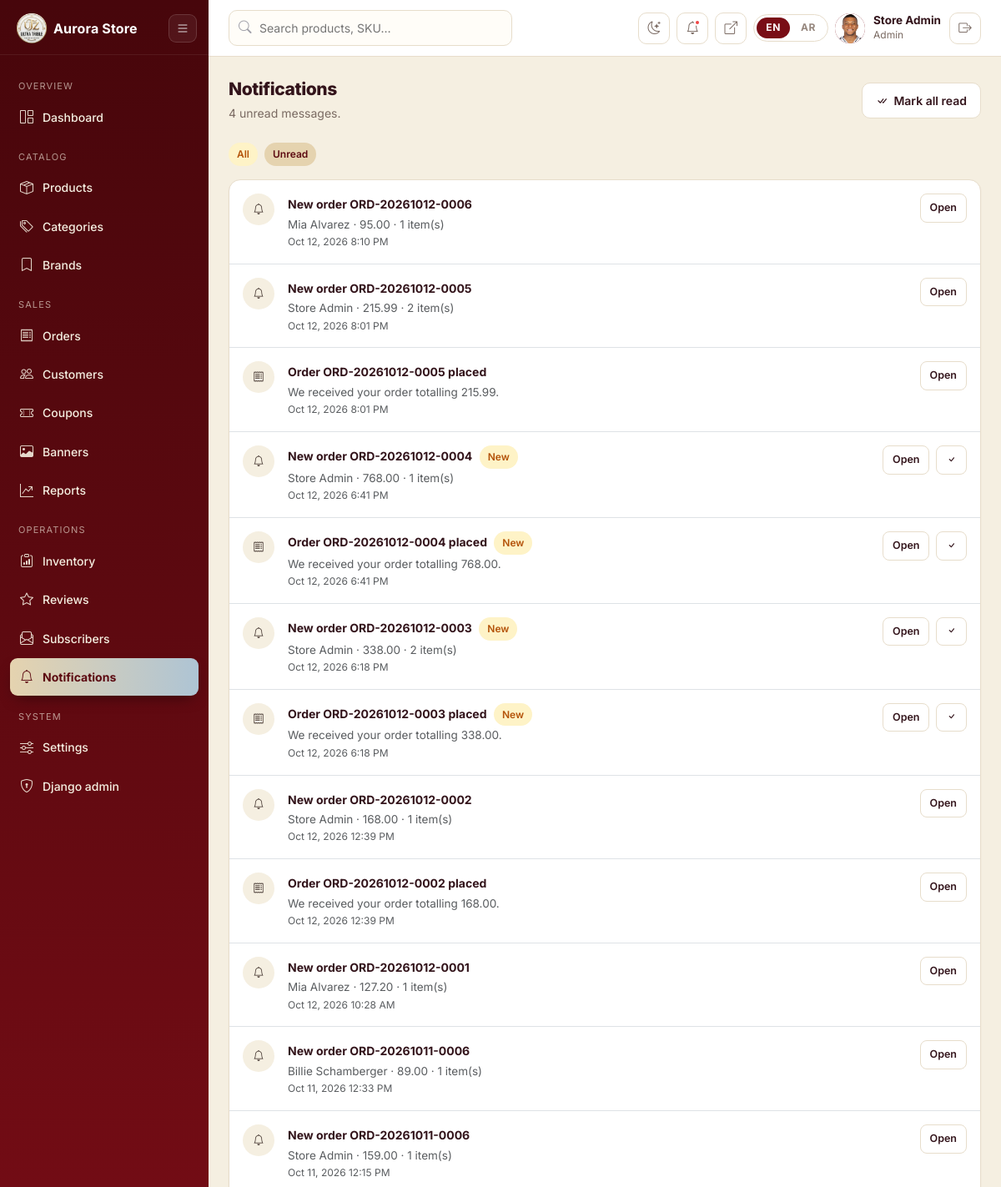
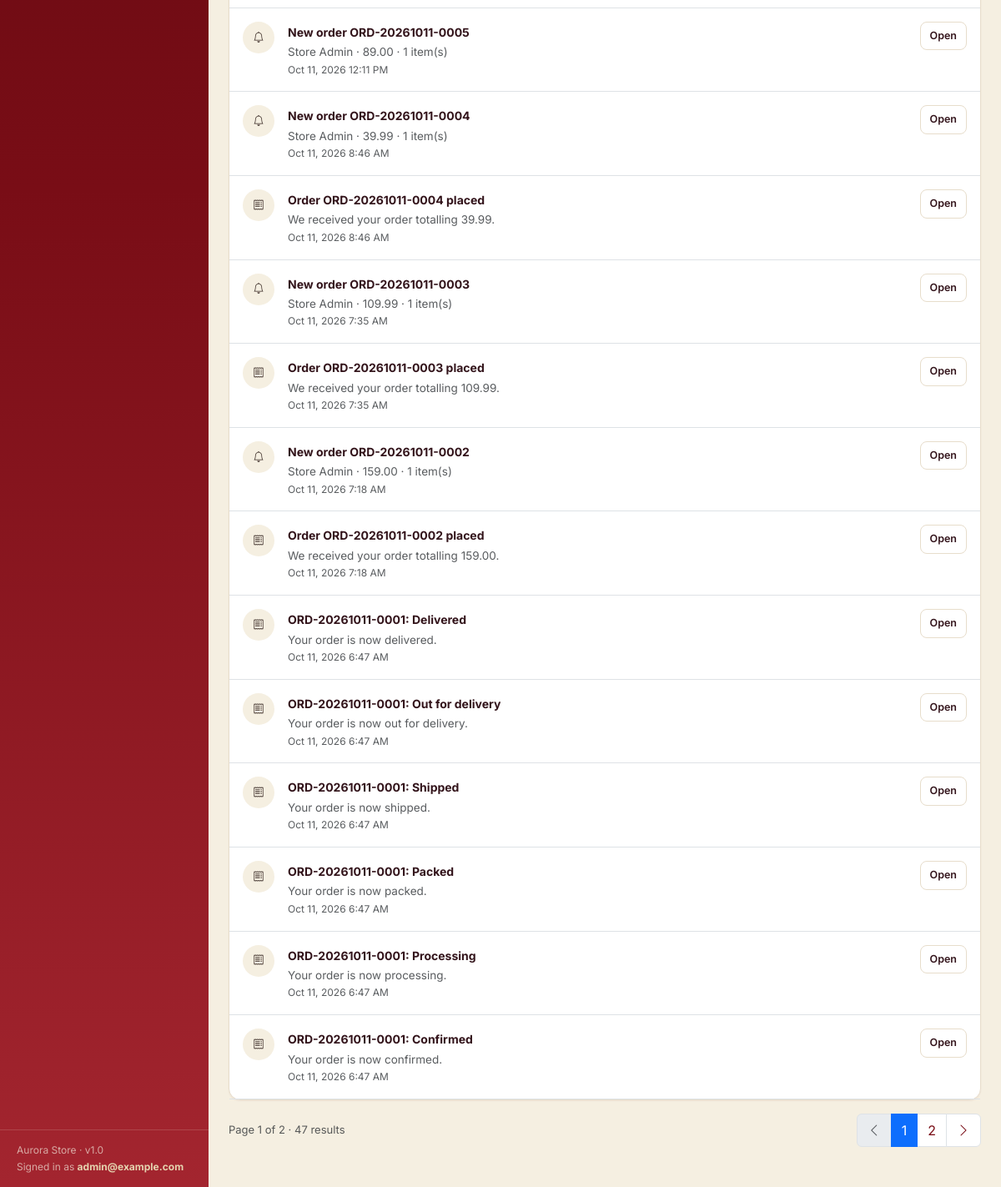
The app's page /management/notifications/ (signed in) with its own data (2 pictures, top to bottom).
### apps/accounts/models.py (models this page shows, shortened)
class User(AbstractUser):
    class Role(models.TextChoices):
        CUSTOMER = "customer", _("Customer")
        STAFF = "staff", _("Staff")
        ADMIN = "admin", _("Admin")
    email = models.EmailField(_("Email address"), unique=True)
    username = models.CharField(
        max_length=150,
        unique=True,
        blank=True,
        help_text=_("Optional. Generated from your email if left blank."),
    )
    phone = models.CharField(
        max_length=30, blank=True, validators=[validate_phone]
    )
    profile_image = models.ImageField(
        upload_to="avatars/%Y/%m/", blank=True, validators=[validate_image_file]
    )
    role = models.CharField(
        max_length=20, choices=Role.choices, default=Role.CUSTOMER, db_index=True
    )
    email_verified = models.BooleanField(default=False)
    verification_token = models.CharField(
        max_length=64, blank=True, null=True, default=None, db_index=True
    )
    email_verification_sent_at = models.DateTimeField(null=True, blank=True)
    date_of_birth = models.DateField(null=True, blank=True)
    active_session_key = models.CharField(
        max_length=40, blank=True, default="", db_index=True
    )
    active_device_id = models.CharField(max_length=64, blank=True, default="")
    USERNAME_FIELD = "email"
    REQUIRED_FIELDS: list = []
    class Meta:
        verbose_name = _("user")
        verbose_name_plural = _("users")
        indexes = [models.Index(fields=["email"])]
    @property
    def is_management(self):
        return self.is_active and (self.is_staff or self.is_superuser)

### apps/notifications/models.py (models this page shows, shortened)
class Notification(models.Model):
    class Type(models.TextChoices):
        ORDER = "order", _("Order update")
        PAYMENT = "payment", _("Payment")
        PROMO = "promo", _("Promotion")
        STOCK = "stock", _("Stock alert")
        REVIEW = "review", _("Review")
        SYSTEM = "system", _("System")
        WISHLIST = "wishlist", _("Wishlist")
    user = models.ForeignKey(
        settings.AUTH_USER_MODEL,
        on_delete=models.CASCADE,
        related_name="notifications",
    )
    type = models.CharField(
        max_length=20, choices=Type.choices, default=Type.SYSTEM, db_index=True
    )
    title = models.CharField(max_length=200)
    body = models.TextField(blank=True)
    link = models.CharField(max_length=300, blank=True)
    is_read = models.BooleanField(default=False, db_index=True)
    content_type = models.ForeignKey(
        ContentType, on_delete=models.CASCADE, null=True, blank=True
    )
    object_id = models.PositiveIntegerField(null=True, blank=True)
    content_object = GenericForeignKey("content_type", "object_id")
    created_at = models.DateTimeField(auto_now_add=True, db_index=True)
    class Meta:
        ordering = ("-created_at",)
        indexes = [models.Index(fields=["user", "is_read", "-created_at"])]

### apps/dashboard/views_people.py (the view)
# urls.py: path("notifications/", views_people.notifications, name="notifications",),
@management_required
@permission_required("notifications.view_notification")
def notifications(request):
    qs = Notification.objects.filter(user=request.user).order_by("-created_at")
    show = request.GET.get("filter", "")
    if show == "unread":
        qs = qs.filter(is_read=False)
    page_obj = paginate(request, qs, per_page=25)
    return render(
        request,
        "management/notifications.html",
        {
            "nav": "notifications",
            "page_obj": page_obj,
            "notifications": page_obj.object_list,
            "filter": show,
            "unread_count": Notification.objects.filter(
                user=request.user, is_read=False
            ).count(),
        },
    )

### templates/management/notifications.html (shortened to what this page needs)
{% extends "management/base.html" %}
{% load i18n %}
{% block content %}
<div class="d-flex justify-content-between align-items-center mb-4 flex-wrap gap-2">
  <div>
    <h1 class="mg-title">{% trans "Notifications" %}</h1>
    <p class="mg-sub mb-0">{% blocktrans count counter=unread_count %}{{ counter }} unread message.{% plural %}{{ counter }} unread messages.{% endblocktrans %}</p>
  </div>
  <form method="post" action="{% url 'dashboard:notification_read_all' %}">
    <button class="mg-btn mg-btn-ghost" type="submit"><i class="bi bi-check-all"></i> {% trans "Mark all read" %}</button>
  </form>
</div>
<div class="d-flex gap-2 mb-3">
  <a href="{% url 'dashboard:notifications' %}" class="mg-chip {% if not filter %}pending{% else %}neutral{% endif %}">{% trans "All" %}</a>
  <a href="?filter=unread" class="mg-chip {% if filter == 'unread' %}pending{% else %}neutral{% endif %}">{% trans "Unread" %}</a>
</div>
<div class="mg-card">
  {% for n in notifications %}
    <div class="d-flex gap-3 p-3 border-bottom align-items-start {% if not n.is_read %}bg-white{% endif %}">
      <span class="au-avatar" style="width:38px;height:38px;font-size:13px;background:#f5efe1;color:#4a3c36">
        {% if n.type == 'order' %}<i class="bi bi-receipt"></i>
        {% elif n.type == 'payment' %}<i class="bi bi-credit-card"></i>
        {% elif n.type == 'stock' %}<i class="bi bi-exclamation-triangle"></i>
        {% elif n.type == 'review' %}<i class="bi bi-star"></i>
        {% elif n.type == 'promo' %}<i class="bi bi-tags"></i>
        {% else %}<i class="bi bi-bell"></i>{% endif %}
      </span>
      <div class="flex-grow-1">
        <b style="font-size:14px">{{ n.title }}</b>
        {% if not n.is_read %}<span class="mg-chip pending ms-1">{% trans "New" %}</span>{% endif %}
        <div class="text-muted" style="font-size:13.5px">{{ n.body }}</div>
        <div class="text-muted" style="font-size:12px">{{ n.created_at|date:"M j, Y g:i A" }}</div>
      </div>
      <div class="d-flex gap-2">
        {% if n.link %}
          <a class="mg-btn mg-btn-ghost mg-btn-sm" href="{{ n.link }}">{% trans "Open" %}</a>
        {% endif %}
        {% if not n.is_read %}
          <form method="post" action="{% url 'dashboard:notification_read' n.pk %}">
            <button class="mg-btn mg-btn-ghost mg-btn-sm" type="submit"><i class="bi bi-check"></i></button>
          </form>
        {% endif %}
      </div>
    </div>
  {% empty %}
    <div class="mg-empty"><i class="bi bi-bell-slash"></i>{% trans "Nothing here yet." %}</div>
  {% endfor %}
</div>
{% include "management/_pagination.html" with page_obj=page_obj %}
{% endblock %}

### templates/management/base.html (shortened to what this page needs)
{% load static i18n core_tags %}
{% is_rtl as IS_RTL %}
<!DOCTYPE html>
<html lang="{{ LANGUAGE_CODE }}" class="mg-root" {% if IS_RTL %}dir="rtl"{% endif %}>
<head>
  <link rel="stylesheet" href="{% static 'vendor/css/bootstrap.min.css' %}">
  <link rel="stylesheet" href="{% static 'vendor/css/bootstrap-icons.min.css' %}">
  <link rel="stylesheet" href="{% static_v 'css/main.css' %}">
  <link rel="stylesheet" href="{% static 'css/management.css' %}">
  <link rel="stylesheet" href="{% static_v 'css/dark.css' %}">
</head>
<body class="mg-body">
  <div class="d-flex">
    {% include "management/_sidebar.html" %}
    <div class="mg-main">
      <header class="mg-topbar">
        {% if perms.catalog.view_product %}
          <form class="mg-search" action="{% url 'dashboard:products' %}" method="get">
            <i class="bi bi-search"></i>
            <input type="search" name="q" value="{{ request.GET.q|default:'' }}"
                   placeholder="{% trans 'Search products, SKU…' %}" aria-label="{% trans 'Search' %}">
          </form>
        {% endif %}
        <div class="ms-auto d-flex align-items-center gap-2">
          <button class="mg-icon-btn" type="button"
                  data-theme-toggle
                  data-to-dark="{% trans 'Switch to dark mode' %}"
                  data-to-light="{% trans 'Switch to light mode' %}"
                  aria-pressed="false"
                  aria-label="{% trans 'Switch to dark mode' %}"
                  title="{% trans 'Switch to dark mode' %}">
            <i class="bi bi-moon-stars" data-theme-icon aria-hidden="true"></i>
          </button>
          {% if perms.notifications.view_notification %}
            <a class="mg-icon-btn" href="{% url 'dashboard:notifications' %}" title="{% trans 'Notifications' %}">
              <i class="bi bi-bell"></i>
              {% if portal_unread %}
                <span class="dot"></span>
              {% endif %}
            </a>
          {% endif %}
          <a class="mg-icon-btn" href="{% url 'core:home' %}" target="_blank" title="{% trans 'View storefront' %}">
            <i class="bi bi-box-arrow-up-right"></i>
          </a>
          <div class="mg-lang">
            {% language_switcher %}
          </div>
          <div class="mg-user">
            <span class="au-avatar">
              {% if user.profile_image %}<img src="{{ user.profile_image.url }}" alt="">{% else %}{{ user.initials }}{% endif %}
            </span>
            <div class="who">
              <b>{{ user.get_full_name|default:user.username }}</b>
              {% trans "Staff" as STAFF_LABEL %}
              <span>{{ user.get_role_display|default:STAFF_LABEL }}</span>
            </div>
            <form method="post" action="{% url 'accounts:logout' %}">
              <button class="mg-icon-btn" type="submit" title="{% trans 'Sign out' %}">
                <i class="bi bi-box-arrow-right"></i>
              </button>
            </form>
          </div>
        </div>
      </header>
      <main class="mg-content">
        {% include "includes/messages.html" %}
        {% block content %}{% endblock %}
      </main>
    </div>
  </div>
</body>
</html>

### templates/management/_sidebar.html (shortened to what this page needs)
{% load i18n static %}
<aside class="mg-sidebar">
  <div class="mg-side-head">
    <a class="mg-brand d-flex align-items-center gap-2" href="{% url 'dashboard:home' %}">
      <img src="{% static 'images/logo.png' %}" alt="{{ SITE_NAME }}" class="brand-logo" style="height: 36px; width: auto;">
      <span class="brand-text">{{ SITE_NAME }}</span>
    </a>
    <button class="mg-side-toggle" id="mg-side-toggle" type="button"
            aria-label="{% trans 'Toggle navigation' %}" title="{% trans 'Toggle navigation' %}">
      <i class="bi bi-list"></i>
    </button>
  </div>
  <nav class="mg-nav">
    <div class="mg-label">{% trans "Overview" %}</div>
    <a href="{% url 'dashboard:home' %}" class="{% if nav == 'home' %}active{% endif %}">
      <i class="bi bi-grid-1x2"></i> {% trans "Dashboard" %}
    </a>
    {% if perms.catalog.view_product or perms.catalog.view_category or perms.catalog.view_brand %}
      <div class="mg-label">{% trans "Catalog" %}</div>
      {% if perms.catalog.view_product %}
        <a href="{% url 'dashboard:products' %}" class="{% if nav == 'products' %}active{% endif %}">
          <i class="bi bi-box-seam"></i> {% trans "Products" %}
        </a>
      {% endif %}
      {% if perms.catalog.view_category %}
        <a href="{% url 'dashboard:categories' %}" class="{% if nav == 'categories' %}active{% endif %}">
          <i class="bi bi-tags"></i> {% trans "Categories" %}
        </a>
      {% endif %}
      {% if perms.catalog.view_brand %}
        <a href="{% url 'dashboard:brands' %}" class="{% if nav == 'brands' %}active{% endif %}">
          <i class="bi bi-bookmark"></i> {% trans "Brands" %}
        </a>
      {% endif %}
    {% endif %}
    {% if perms.orders.view_order or perms.accounts.view_user or perms.coupons.view_coupon or perms.banners.view_banner %}
      <div class="mg-label">{% trans "Sales" %}</div>
      {% if perms.orders.view_order %}
        <a href="{% url 'dashboard:orders' %}" class="{% if nav == 'orders' %}active{% endif %}">
          <i class="bi bi-receipt"></i> {% trans "Orders" %}
        </a>
      {% endif %}
      {% if perms.accounts.view_user %}
        <a href="{% url 'dashboard:customers' %}" class="{% if nav == 'customers' %}active{% endif %}">
          <i class="bi bi-people"></i> {% trans "Customers" %}
        </a>
      {% endif %}
      {% if perms.coupons.view_coupon %}
        <a href="{% url 'dashboard:coupons' %}" class="{% if nav == 'coupons' %}active{% endif %}">
          <i class="bi bi-ticket-perforated"></i> {% trans "Coupons" %}
        </a>
      {% endif %}
      {% if perms.banners.view_banner %}
        <a href="{% url 'dashboard:banners' %}" class="{% if nav == 'banners' %}active{% endif %}">
          <i class="bi bi-image"></i> {% trans "Banners" %}
        </a>
      {% endif %}
      {% if perms.orders.view_order %}
        <a href="{% url 'dashboard:reports' %}" class="{% if nav == 'reports' %}active{% endif %}">
          <i class="bi bi-graph-up-arrow"></i> {% trans "Reports" %}
        </a>
      {% endif %}
    {% endif %}
    {% if perms.inventory.view_stocktransaction or perms.reviews.view_review or perms.notifications.view_newslettersubscriber or perms.notifications.view_notification %}
      <div class="mg-label">{% trans "Operations" %}</div>
      {% if perms.inventory.view_stocktransaction %}
        <a href="{% url 'dashboard:inventory' %}" class="{% if nav == 'inventory' %}active{% endif %}">
          <i class="bi bi-clipboard-data"></i> {% trans "Inventory" %}
        </a>
      {% endif %}
      {% if perms.reviews.view_review %}
        <a href="{% url 'dashboard:reviews' %}" class="{% if nav == 'reviews' %}active{% endif %}">
          <i class="bi bi-star"></i> {% trans "Reviews" %}
        </a>
      {% endif %}
      {% if perms.notifications.view_newslettersubscriber %}
        <a href="{% url 'dashboard:subscribers' %}" class="{% if nav == 'subscribers' %}active{% endif %}">
          <i class="bi bi-envelope-paper"></i> {% trans "Subscribers" %}
        </a>
      {% endif %}
      {% if perms.notifications.view_notification %}
        <a href="{% url 'dashboard:notifications' %}" class="{% if nav == 'notifications' %}active{% endif %}">
          <i class="bi bi-bell"></i> {% trans "Notifications" %}
        </a>
      {% endif %}
    {% endif %}
    {% if perms.notifications.change_setting or user.is_superuser %}
      <div class="mg-label">{% trans "System" %}</div>
      <a href="{% url 'dashboard:settings' %}" class="{% if nav == 'settings' %}active{% endif %}">
        <i class="bi bi-sliders"></i> {% trans "Settings" %}
      </a>
      {% if user.is_superuser %}
        <a href="{% url 'admin:index' %}" target="_blank">
          <i class="bi bi-shield-lock"></i> {% trans "Django admin" %}
        </a>
      {% endif %}
    {% endif %}
  </nav>
  <div class="mg-foot">
    {{ SITE_NAME }} · v1.0<br>
    {% trans "Signed in as" %} <b style="color:#e5d3af">{{ user.email }}</b>
  </div>
</aside>

### records on screen
User: email "admin@example.com", profile_image (picture), get_full_name "Store Admin", role "Admin"
Notification: type "system" (drawn), title "New order ORD-20261012-0006", body "Mia Alvarez · 95.00 · 1 item(s)", created_at "Oct 12, 2026 8:10 PM"
Notification: type "system" (drawn), title "New order ORD-20261012-0005", body "Store Admin · 215.99 · 2 item(s)", created_at "Oct 12, 2026 8:01 PM"
Notification: type "order" (drawn), title "Order ORD-20261012-0005 placed", body "We received your order totalling 215.99.", created_at "Oct 12, 2026 8:01 PM"
Notification: type "system" (drawn), title "New order ORD-20261012-0004", body "Store Admin · 768.00 · 1 item(s)", created_at "Oct 12, 2026 6:41 PM", is_read False (drawn)
Notification: type "order" (drawn), title "Order ORD-20261012-0004 placed", body "We received your order totalling 768.00.", created_at "Oct 12, 2026 6:41 PM", is_read False (drawn)
Notification: type "system" (drawn), title "New order ORD-20261012-0003", body "Store Admin · 338.00 · 2 item(s)", created_at "Oct 12, 2026 6:18 PM", is_read False (drawn)
Notification: type "order" (drawn), title "Order ORD-20261012-0003 placed", body "We received your order totalling 338.00.", created_at "Oct 12, 2026 6:18 PM", is_read False (drawn)
Notification: type "system" (drawn), title "New order ORD-20261012-0002", body "Store Admin · 168.00 · 1 item(s)", created_at "Oct 12, 2026 12:39 PM"
Notification: type "order" (drawn), title "Order ORD-20261012-0002 placed", body "We received your order totalling 168.00.", created_at "Oct 12, 2026 12:39 PM"
Notification: type "system" (drawn), title "New order ORD-20261012-0001", body "Mia Alvarez · 127.20 · 1 item(s)", created_at "Oct 12, 2026 10:28 AM"
Notification: type "system" (drawn), title "New order ORD-20261011-0006", body "Billie Schamberger · 89.00 · 1 item(s)", created_at "Oct 11, 2026 12:33 PM"
Notification: type "system" (drawn), title "New order ORD-20261011-0006", body "Store Admin · 159.00 · 1 item(s)", created_at "Oct 11, 2026 12:15 PM"
Notification: type "system" (drawn), title "New order ORD-20261011-0005", body "Store Admin · 89.00 · 1 item(s)", created_at "Oct 11, 2026 12:11 PM"
Notification: type "system" (drawn), title "New order ORD-20261011-0004", body "Store Admin · 39.99 · 1 item(s)", created_at "Oct 11, 2026 8:46 AM"
Notification: type "order" (drawn), title "Order ORD-20261011-0004 placed", body "We received your order totalling 39.99.", created_at "Oct 11, 2026 8:46 AM"
Notification: type "system" (drawn), title "New order ORD-20261011-0003", body "Store Admin · 109.99 · 1 item(s)", created_at "Oct 11, 2026 7:35 AM"
Notification: type "order" (drawn), title "Order ORD-20261011-0003 placed", body "We received your order totalling 109.99.", created_at "Oct 11, 2026 7:35 AM"
Notification: type "system" (drawn), title "New order ORD-20261011-0002", body "Store Admin · 159.00 · 1 item(s)", created_at "Oct 11, 2026 7:18 AM"
Notification: type "order" (drawn), title "Order ORD-20261011-0002 placed", body "We received your order totalling 159.00.", created_at "Oct 11, 2026 7:18 AM"
Notification: type "order" (drawn), title "ORD-20261011-0001: Delivered", body "Your order is now delivered.", created_at "Oct 11, 2026 6:47 AM"
Notification: type "order" (drawn), title "ORD-20261011-0001: Out for delivery", body "Your order is now out for delivery.", created_at "Oct 11, 2026 6:47 AM"
Notification: type "order" (drawn), title "ORD-20261011-0001: Shipped", body "Your order is now shipped.", created_at "Oct 11, 2026 6:47 AM"
Notification: type "order" (drawn), title "ORD-20261011-0001: Packed", body "Your order is now packed.", created_at "Oct 11, 2026 6:47 AM"
Notification: type "order" (drawn), title "ORD-20261011-0001: Processing", body "Your order is now processing.", created_at "Oct 11, 2026 6:47 AM"
Notification: type "order" (drawn), title "ORD-20261011-0001: Confirmed", body "Your order is now confirmed.", created_at "Oct 11, 2026 6:47 AM"

### other values on screen
{{ SITE_NAME }} "Aurora Store"
{{ num }} "1"
{{ num }} "2"
